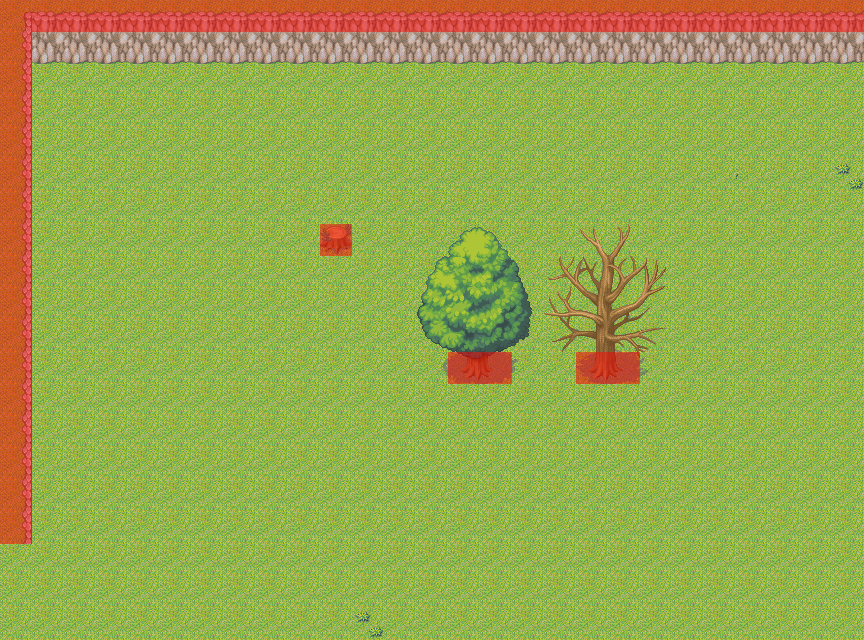

A level layout from a 2D game, rendered from its tile map. Below: a short description, then the map file with its tile-grid data intact:
An orthogonal 27x20 tile map with 32x32 px tiles, 4 tile layers (Base 1, Base 2, Camada de Tiles 3, obstaculos).

<map version="1.0" orientation="orthogonal" renderorder="right-down" width="27" height="20" tilewidth="32" tileheight="32" nextobjectid="2">
 <tileset firstgid="1" name="tile" tilewidth="32" tileheight="32">
  <image source="tile.png" width="256" height="2688" />
 </tileset>
 <layer name="Base 1" width="27" height="20">
  <data encoding="csv">
9,9,9,9,9,9,9,9,9,9,9,9,9,9,9,9,9,9,9,9,9,9,9,9,9,9,9,
9,9,9,9,9,9,9,9,9,9,9,9,9,9,9,9,9,9,9,9,9,9,9,9,9,9,9,
9,9,9,9,9,9,9,9,9,9,9,9,9,9,9,9,9,9,9,9,9,9,9,9,9,9,9,
9,9,9,9,9,9,9,9,9,9,9,9,9,9,9,9,9,9,9,9,9,9,9,9,9,9,9,
9,9,9,9,9,9,9,9,9,9,9,9,9,9,9,9,9,9,9,9,9,9,9,9,9,9,9,
9,9,9,9,9,9,9,9,9,9,9,9,9,9,9,9,9,9,9,9,9,9,9,9,9,9,9,
9,9,9,9,9,9,9,9,9,9,9,9,9,9,9,9,9,9,9,9,9,9,9,9,9,9,9,
9,9,9,9,9,9,9,9,9,9,9,9,9,9,9,9,9,9,9,9,9,9,9,9,9,9,9,
9,9,9,9,9,9,9,9,9,9,9,9,9,9,9,9,9,9,9,9,9,9,9,9,9,9,9,
9,9,9,9,9,9,9,9,9,9,9,9,9,9,9,9,9,9,9,9,9,9,9,9,9,9,9,
9,9,9,9,9,9,9,9,9,9,9,9,9,9,9,9,9,9,9,9,9,9,9,9,9,9,9,
9,9,9,9,9,9,9,9,9,9,9,9,9,9,9,9,9,9,9,9,9,9,9,9,9,9,9,
9,9,9,9,9,9,9,9,9,9,9,9,9,9,9,9,9,9,9,9,9,9,9,9,9,9,9,
9,9,9,9,9,9,9,9,9,9,9,9,9,9,9,9,9,9,9,9,9,9,9,9,9,9,9,
9,9,9,9,9,9,9,9,9,9,9,9,9,9,9,9,9,9,9,9,9,9,9,9,9,9,9,
9,9,9,9,9,9,9,9,9,9,9,9,9,9,9,9,9,9,9,9,9,9,9,9,9,9,9,
9,9,9,9,9,9,9,9,9,9,9,9,9,9,9,9,9,9,9,9,9,9,9,9,9,9,9,
9,9,9,9,9,9,9,9,9,9,9,9,9,9,9,9,9,9,9,9,9,9,9,9,9,9,9,
9,9,9,9,9,9,9,9,9,9,9,9,9,9,9,9,9,9,9,9,9,9,9,9,9,9,9,
9,9,9,9,9,9,9,9,9,9,9,9,9,9,9,9,9,9,9,9,9,9,9,9,9,9,9
</data>
 </layer>
 <layer name="Base 2" width="27" height="20">
  <data encoding="csv">
0,0,0,0,0,0,0,0,0,0,0,0,0,0,0,0,0,0,0,0,0,0,0,0,0,0,0,
0,218,218,218,218,218,218,218,218,218,218,218,218,218,218,218,218,218,218,218,218,218,218,218,218,218,218,
0,0,0,0,0,0,0,0,0,0,0,0,0,0,0,0,0,0,0,0,0,0,0,0,0,0,0,
0,0,0,0,0,0,0,0,0,0,0,0,0,0,0,0,0,0,0,0,0,0,0,0,0,0,0,
0,0,0,0,0,0,0,0,0,0,0,0,0,0,0,0,0,0,0,0,0,0,0,0,0,0,0,
0,0,0,0,0,0,0,0,0,0,0,0,0,0,0,0,0,0,0,0,0,0,0,0,0,0,2,
0,0,0,0,0,0,0,0,0,0,0,0,0,0,0,0,0,0,0,0,0,0,0,0,0,0,0,
0,0,0,0,0,0,0,0,0,0,13,0,0,0,0,0,0,0,0,0,0,0,0,0,0,0,0,
0,0,0,0,0,0,0,0,0,0,0,0,0,0,0,0,0,0,0,0,0,0,0,0,0,0,0,
0,0,0,0,0,0,0,0,0,0,0,0,0,0,0,0,0,0,0,0,0,0,0,0,0,0,0,
0,0,0,0,0,0,0,0,0,0,0,0,0,0,0,0,0,0,0,0,0,0,0,0,0,0,0,
0,0,0,0,0,0,0,0,0,0,0,0,0,0,90,91,0,0,94,95,0,0,0,0,0,0,0,
0,0,0,0,0,0,0,0,0,0,0,0,0,0,0,0,0,0,0,0,0,0,0,0,0,0,0,
0,0,0,0,0,0,0,0,0,0,0,0,0,0,0,0,0,0,0,0,0,0,0,0,0,0,0,
0,0,0,0,0,0,0,0,0,0,0,0,0,0,0,0,0,0,0,0,0,0,0,0,0,0,0,
0,0,0,0,0,0,0,0,0,0,0,0,0,0,0,0,0,0,0,0,0,0,0,0,0,0,0,
0,0,0,0,0,0,0,0,0,0,0,0,0,0,0,0,0,0,0,0,0,0,0,0,0,0,0,
0,0,0,0,0,0,0,0,0,0,0,0,0,0,0,0,0,0,0,0,0,0,0,0,0,0,0,
0,0,0,0,0,0,0,0,0,0,0,0,0,0,0,0,0,0,0,0,0,0,0,0,0,0,0,
0,0,0,0,0,0,0,0,0,0,0,2,0,0,0,0,0,0,0,0,0,0,0,0,0,0,0
</data>
 </layer>
 <layer name="Camada de Tiles 3" width="27" height="20">
  <data encoding="csv">
197,202,202,202,202,202,202,202,202,202,202,202,202,202,202,202,202,202,202,202,202,202,202,202,202,202,202,
195,0,0,0,0,0,0,0,0,0,0,0,0,0,0,0,0,0,0,0,0,0,0,0,0,0,0,
195,0,0,0,0,0,0,0,0,0,0,0,0,0,0,0,0,0,0,0,0,0,0,0,0,0,0,
195,0,0,0,0,0,0,0,0,0,0,0,0,0,0,0,0,0,0,0,0,0,0,0,0,0,0,
195,0,0,0,0,57,0,0,0,61,0,0,64,0,0,0,0,0,0,0,0,0,0,0,0,0,0,
195,0,0,0,0,0,0,0,0,0,0,0,0,0,0,0,0,0,0,0,0,0,0,276,0,0,0,
195,0,0,0,0,0,0,0,0,0,0,0,0,0,0,0,0,0,0,0,0,0,0,0,0,0,0,
195,0,0,0,0,0,0,0,0,0,0,0,0,57,58,59,60,61,62,63,64,0,0,0,0,0,0,
195,0,0,0,0,0,0,0,0,0,0,0,0,65,66,67,68,69,70,71,72,0,0,0,0,0,0,
195,0,0,0,0,0,0,0,0,0,0,0,0,73,74,75,76,77,78,79,80,0,0,0,0,0,0,
195,0,0,0,0,0,0,0,0,0,0,0,0,81,82,83,84,85,86,87,88,0,0,0,0,0,0,
195,0,0,0,0,0,0,0,0,0,0,0,0,89,0,0,92,93,0,0,96,0,0,0,0,0,0,
195,0,0,0,0,0,0,0,0,0,0,0,0,0,0,0,0,0,0,0,0,0,0,0,0,0,0,
195,0,0,0,0,0,0,0,0,0,0,0,0,0,0,0,0,0,0,0,0,0,0,0,0,0,0,
195,0,0,0,0,0,0,0,0,0,0,0,0,0,0,0,0,0,0,0,0,0,0,0,0,0,0,
195,0,0,0,0,0,0,0,0,0,0,0,0,0,0,0,0,0,0,0,0,0,0,0,0,0,0,
195,0,0,0,0,0,0,0,0,0,0,0,0,0,0,0,0,0,0,0,0,0,0,0,0,0,0,
0,0,0,0,0,0,0,0,0,0,0,0,0,0,0,0,0,0,0,0,0,0,0,0,0,0,0,
0,0,0,0,0,0,0,0,0,0,0,0,0,0,0,0,0,0,0,0,0,0,0,0,0,0,0,
0,0,0,0,0,0,0,0,0,0,0,0,0,0,0,0,0,0,0,0,0,0,0,0,0,0,0
</data>
 </layer>
 <layer name="obstaculos" width="27" height="20">
  <data encoding="csv">
151,151,151,151,151,151,151,151,151,151,151,151,151,151,151,151,151,151,151,151,151,151,151,151,151,151,151,
151,0,0,0,0,0,0,0,0,0,0,0,0,0,0,0,0,0,0,0,0,0,0,0,0,0,0,
151,0,0,0,0,0,0,0,0,0,0,0,0,0,0,0,0,0,0,0,0,0,0,0,0,0,0,
151,0,0,0,0,0,0,0,0,0,0,0,0,0,0,0,0,0,0,0,0,0,0,0,0,0,0,
151,0,0,0,0,0,0,0,0,0,0,0,0,0,0,0,0,0,0,0,0,0,0,0,0,0,0,
151,0,0,0,0,0,0,0,0,0,0,0,0,0,0,0,0,0,0,0,0,0,0,0,0,0,0,
151,0,0,0,0,0,0,0,0,0,0,0,0,0,0,0,0,0,0,0,0,0,0,0,0,0,0,
151,0,0,0,0,0,0,0,0,0,151,0,0,0,0,0,0,0,0,0,0,0,0,0,0,0,0,
151,0,0,0,0,0,0,0,0,0,0,0,0,0,0,0,0,0,0,0,0,0,0,0,0,0,0,
151,0,0,0,0,0,0,0,0,0,0,0,0,0,0,0,0,0,0,0,0,0,0,0,0,0,0,
151,0,0,0,0,0,0,0,0,0,0,0,0,0,0,0,0,0,0,0,0,0,0,0,0,0,0,
151,0,0,0,0,0,0,0,0,0,0,0,0,0,151,151,0,0,151,151,0,0,0,0,0,0,0,
151,0,0,0,0,0,0,0,0,0,0,0,0,0,0,0,0,0,0,0,0,0,0,0,0,0,0,
151,0,0,0,0,0,0,0,0,0,0,0,0,0,0,0,0,0,0,0,0,0,0,0,0,0,0,
151,0,0,0,0,0,0,0,0,0,0,0,0,0,0,0,0,0,0,0,0,0,0,0,0,0,0,
151,0,0,0,0,0,0,0,0,0,0,0,0,0,0,0,0,0,0,0,0,0,0,0,0,0,0,
151,0,0,0,0,0,0,0,0,0,0,0,0,0,0,0,0,0,0,0,0,0,0,0,0,0,0,
0,0,0,0,0,0,0,0,0,0,0,0,0,0,0,0,0,0,0,0,0,0,0,0,0,0,0,
0,0,0,0,0,0,0,0,0,0,0,0,0,0,0,0,0,0,0,0,0,0,0,0,0,0,0,
0,0,0,0,0,0,0,0,0,0,0,0,0,0,0,0,0,0,0,0,0,0,0,0,0,0,0
</data>
 </layer>
</map>
